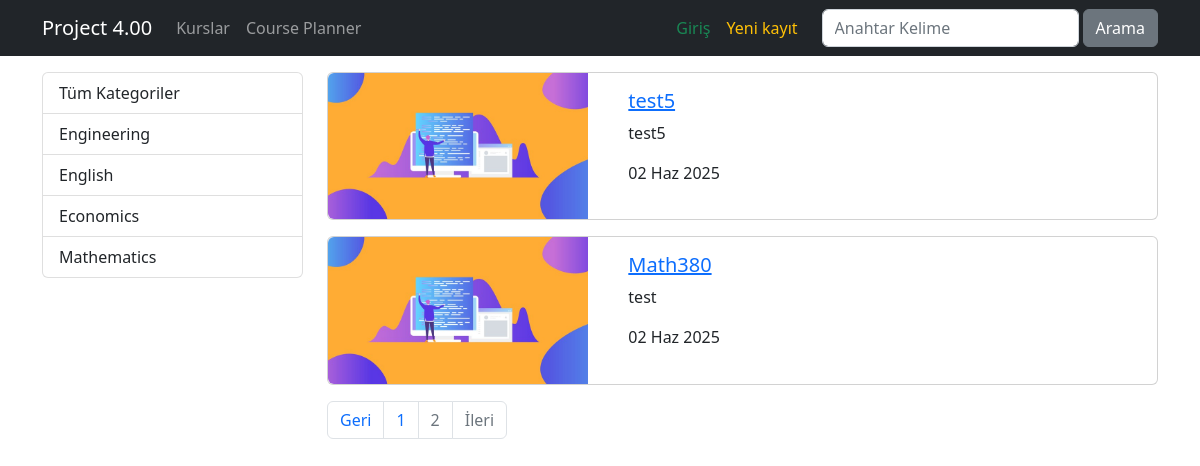
Before: /?page=2 with the older database file.
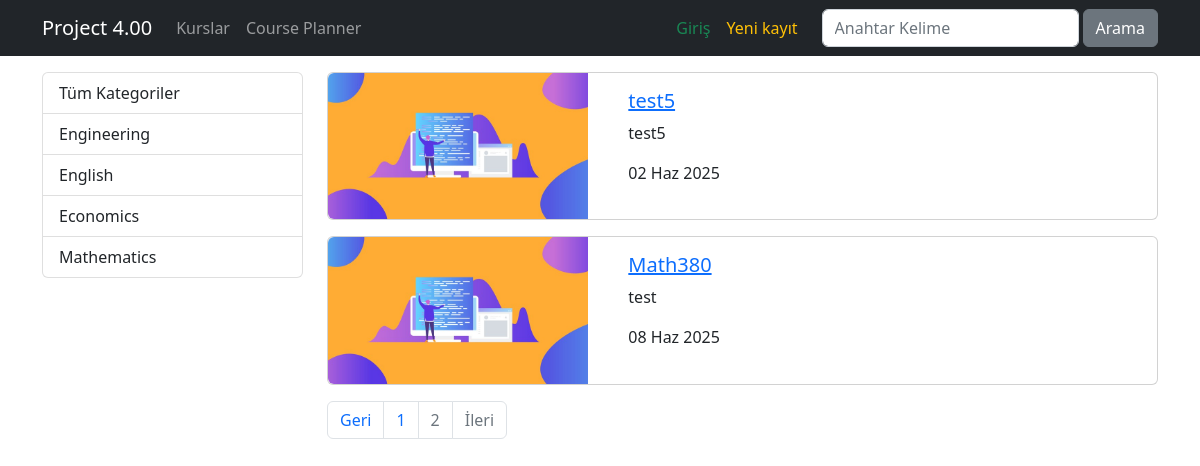
After: the same page with the newer database file.
### courses/models.py (models this page shows, shortened)
class Course(models.Model):
    title = models.CharField(max_length=50, unique=True)
    description = models.TextField()
    image = models.ImageField(upload_to="images",blank=True,default="images/default.jpg")
    date= models.DateField(auto_now=True)
    isActive = models.BooleanField(default=False)
    isHome = models.BooleanField(default=False)
    slug = models.SlugField(default="",blank=True,null=False, unique=True, db_index=True)
    categories = models.ManyToManyField(Category)
    timetable = models.JSONField(default=list, blank=True)
    instructor = models.ForeignKey(
        settings.AUTH_USER_MODEL,
        on_delete=models.SET_NULL,
        null=True,
        blank=True,
        related_name='courses_taught',
        limit_choices_to={'groups__name': 'Instructor'}
    )

### courses/views.py (the view)
# urls.py: path('', views.index, name="index"),
def index(request):
    kurslar = Course.objects.filter(isActive=1)
    kategoriler = Category.objects.all()
    paginator = Paginator(kurslar, 4)
    page = request.GET.get('page',1)
    page_obj = paginator.page(page)
    return render(request, 'courses/index.html', {
        'categories': kategoriler,
        'page_obj': page_obj,
        'courses': kurslar
    })

### courses/templates/courses/index.html (shortened to what this page needs)
{% extends 'layout.html' %}
{% load static %}
{% block css_files %}
    <link rel="stylesheet" href="{% static 'courses/css/style.css' %}">
{% endblock %}
{% block content %}
    <div class="container mt-3">
        <div class="row">
            <div class="col-3">
               {% include 'courses/partials/_categories.html' %}
            </div>
            <div class="col-9">
                {% for course in page_obj.object_list %}
                    {% include 'courses/partials/_course.html' %}
                {% endfor %}
               {% include 'courses/partials/_pagination.html' %}
            </div>
        </div>
    </div>
{% endblock %}

### courses/templates/courses/partials/_course.html
{% load static %}
<div class="card mb-3">
    <div class="row">
        <div class="col-4">
            <img class="img-fluid rounded-start" src="{{ course.image.url }}" alt="{{ course.title }}">
        </div>
        <div class="col-8">
            <div class="card-body">
                <h5 class="card-title">
                    <a href="{% url 'course_details' course.slug %}">
                        {{ course.title }}
                    </a>
                </h5>
                <p class="card-text">{{ course.description|truncatechars:15 }}</p>
                <p>{{ course.date|date:'SHORT_DATE_FORMAT' }}</p>
            </div>
        </div>
    </div>
</div>

Changed rows visible on the page:
changed Course "Math380": date "02 Haz 2025" → "08 Haz 2025"
